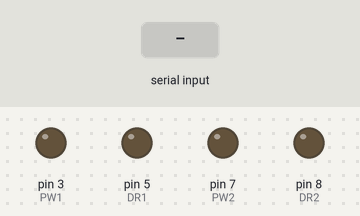
Simulated run of this sketch. Board: Arduino Uno, built with avr-gcc and run on an emulated ATmega328P. Shown: output pins drawn as LEDs (lit = HIGH). The test bench sets the inputs (shaded band). What the sketch prints to the serial monitor is not drawn.

Above: at 1.2 s.
1.3 s: "5\n" received over Serial
At 2.1 s:
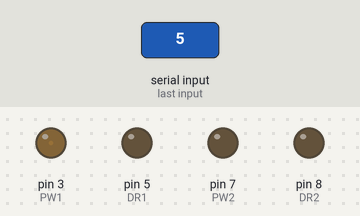
2.8 s: "90\n" received over Serial
At 3.3 s:
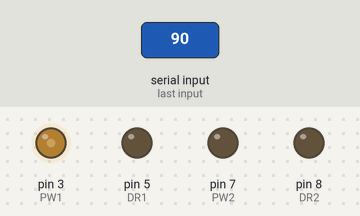
4.3 s: "200\n" received over Serial
At 5.7 s:
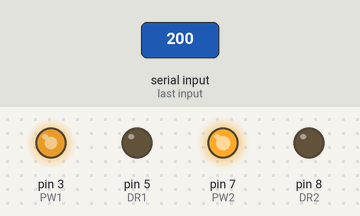
Timing chart, 0 to 7.3 s (numbered marks = the images above; inputs shaded):
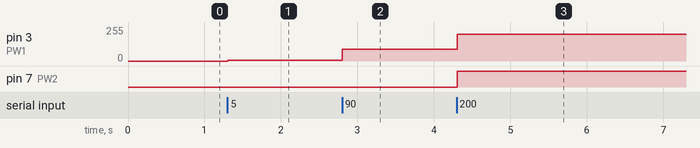

The sketch:

MotorControlArduino.ino
```cpp
int PW1 = 3;
int DR1 = 5;

int PW2 = 7;
int DR2 = 8;

void setup() {
  Serial.begin(9600);
  Serial.println("Set motor speed (0-255)");
  pinMode(PW1, OUTPUT);
  pinMode(DR1, OUTPUT);
  pinMode(PW2, OUTPUT);
  pinMode(DR2, OUTPUT);
}

// 255 = full speed
void forward_left(int speed) {
  digitalWrite(DR1, LOW);
  analogWrite(PW1, speed);
}

// 255 = full speed
void forward_right(int speed) {
  digitalWrite(DR2, LOW);
  analogWrite(PW2, speed);
}

void backward_left(int speed) {
  digitalWrite(PW1, LOW);
  analogWrite(DR1, speed);
}

void backward_right(int speed) {
  digitalWrite(PW2, LOW);
  analogWrite(DR2, speed);
}

char rx_byte = 0;
String rx_str = "";
boolean not_number = false;
int speed = 0;

void loop() {

  if (Serial.available() > 0) {
    rx_byte = Serial.read();
    if ((rx_byte >= '0') && (rx_byte <= '9')) {
      rx_str += rx_byte;
    }
    else if (rx_byte == '\n') {
      // end of string
      if (not_number) {
        Serial.println("Not a number");
      }
      else {
        speed = rx_str.toInt();
        Serial.println("Speed: ");
        Serial.print(speed);
        forward_right(speed);
        forward_left(speed);
      }
      not_number = false;         // reset flag
      rx_str = "";                // clear the string for reuse
    }
    else {
      not_number = true;    // flag a non-number
    }
  }

}
```

Measured:
- after the input at 1.3 s, pin 3 (PW1): 0/255 → 5/255 at once
- after the input at 2.8 s, pin 3 (PW1): 5/255 → 90/255 at once
- after the input at 4.3 s, pin 3 (PW1): 90/255 → 200/255 at once; pin 7 (PW2): LOW → HIGH at once
